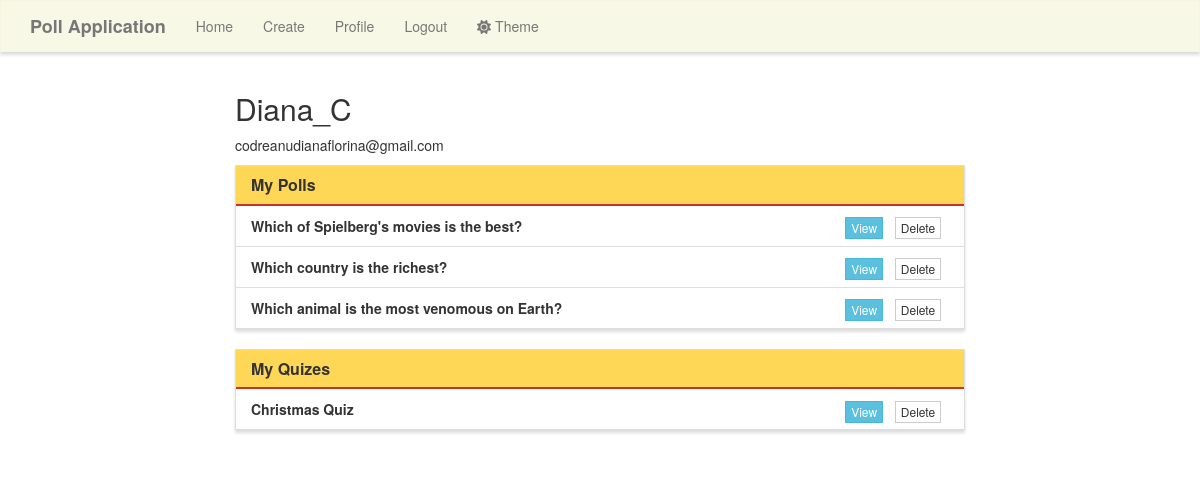
The app's page /profile/ (signed in) with its own data.
### Poll_app/models.py (models this page shows, shortened)
class Poll(models.Model):
    question = models.TextField()
    option_one = models.CharField(max_length=30)
    option_two = models.CharField(max_length=30)
    option_three = models.CharField(max_length=30)
    option_one_count = models.IntegerField(default=0)
    option_two_count = models.IntegerField(default=0)
    option_three_count = models.IntegerField(default=0)
    author = models.ForeignKey(settings.AUTH_USER_MODEL,on_delete=models.CASCADE,null=True, default=4)
    quiz = models.ForeignKey(Quiz, on_delete=models.CASCADE, null=True, blank=True)

class Quiz(models.Model):
    name = models.CharField(max_length=50)
    author = models.ForeignKey(settings.AUTH_USER_MODEL,on_delete=models.CASCADE,null=True, default=4)

### users/views.py (the view)
# urls.py: path('profile/', user_views.profile, name='profile'),
@login_required
def profile(request):
    if request.method == 'POST':
        if "delete_poll" in request.POST:
            if len(Poll.objects.filter(quiz__isnull=True).filter(pk=request.POST["delete_poll"]).filter(author=request.user.id)) == 0:
                return JsonResponse({"error": "Poll not found for user"}, status=400)
            Poll.objects.filter(quiz__isnull=True).filter(pk=request.POST["delete_poll"]).filter(author=request.user.id).delete()
            return JsonResponse({"Received": "Poll Deleted"}, status=200)
        if "delete_quiz" in request.POST:
            if len(Quiz.objects.filter(pk=request.POST["delete_quiz"]).filter(author=request.user.id)) == 0:
                return JsonResponse({"error": "Quiz not found for user"}, status=400)
            Quiz.objects.filter(pk=request.POST["delete_quiz"]).filter(author=request.user.id).delete()
            return JsonResponse({"Received": "Quiz Deleted"}, status=200)
        return JsonResponse({"error": "No request data sent"}, status=400)
    else:
        user_polls=Poll.objects.filter(quiz__isnull=True).filter(author=request.user.id)
        user_quizes=Quiz.objects.filter(author=request.user.id)
        context={}
        context ['polls']=user_polls
        context ['quizes']=user_quizes
        return render(request, 'users/profile.html',context)

### users/templates/users/profile.html (shortened to what this page needs)
{% extends "poll/base.html" %}
{% load crispy_forms_tags %}
{% block main %}
<div class="col-lg-8 col-lg-offset-2">
  <div class="content-section">
    <div class="media">
      <div class="media-body">
        <h2 class="account-heading">{{ user.username }}</h2>
        <p class="text-secondary">{{ user.email }}</p>
      </div>
    </div>
    <div class="panel panel-default">
      <div class="panel-heading">
        <h3 class="panel-title">My Polls</h3>
      </div>
      <ul class="list-group">
        {% for poll in polls %}
        <li class="list-group-item btn-menu-option" onClick="location.href='{% url 'vote' poll.id %}'">
          <strong>{{ poll.question }}</strong>
          <span class="pull-right">
            <a href="{% url 'vote' poll.id %}" class="btn btn-info btn-xs">View</a> &nbsp;
            <a id="delete_poll_{{ poll.id }}" class="btn btn-default btn-xs">Delete</a> &nbsp;
          </span>
        </li>
        {% endfor %}
      </ul>
    </div>
    <div class="panel panel-default ">
      <div class="panel-heading">
        <h3 class="panel-title">My Quizes</h3>
      </div>
      <ul class="list-group">
        {% for quiz in quizes %}
        <li class="list-group-item btn-menu-option" onClick="location.href='{% url 'quiz' quiz.id %}'">
          <strong>{{ quiz.name }}</strong>
          <span class="pull-right">
            <a href="{% url 'quiz' quiz.id %}" class="btn btn-info btn-xs">View</a> &nbsp;
            <a id="delete_quiz_{{ quiz.id }}" class="btn btn-default btn-xs">Delete</a> &nbsp;
          </span>
        </li>
        {% endfor %}
      </ul>
    </div>
  </div>
</div>
{% endblock main %}

### Poll_app/static/poll/css/style-light.css (style rules this page uses)
a.navbar-brand, .panel-title { font-weight: bolder; }
.btn-menu-option { background-color: #fff; border-color: #ddd; }
.navbar-default, .btn, .form-control, .panel { border-radius: 0; }
.panel-default > .panel-heading { color: #333; background-color: #ffd756; border-color: #ca302c; border-width: 2px; border-top-left-radius: 0; border-top-right-radius: 0; }
.panel { box-shadow: 0px 3px 3px 0px #ddd; }

### records on screen
Poll: question "Which of Spielberg's movies is the best?"
Poll: question "Which country is the richest?"
Poll: question "Which animal is the most venomous on Earth?"
Quiz: name "Christmas Quiz"

### other values on screen
{{ user.username }} "Diana_C"
{{ user.email }} "codreanudianaflorina@gmail.com"
